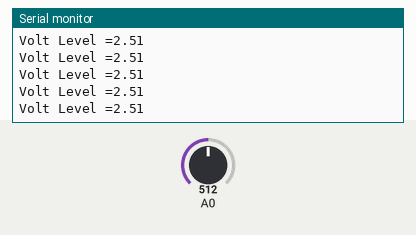
A sketch run on a simulated Arduino Uno, built with avr-gcc and run on an emulated ATmega328P. Shown: the last lines printed to the serial monitor. Inputs (shaded band) come from the test bench; at power-on: A0 = 512.

Above: at 1.2 s.
1.3 s: A0 set to 716
At 2.3 s:
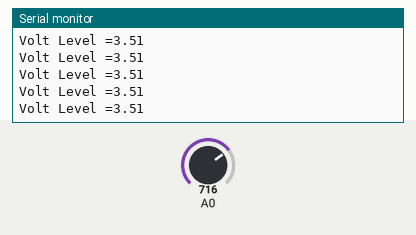
2.8 s: A0 set to 900
At 3.3 s:
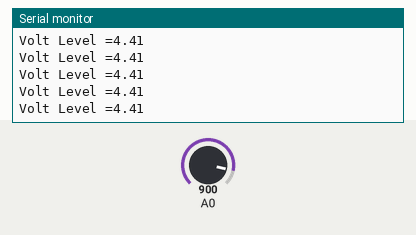
Timing chart, 0 to 5.8 s (numbered marks = the images above; inputs shaded):
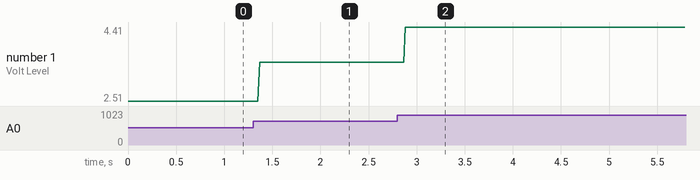

Measured:
- after the input at 1.3 s, the serial monitor: prints a new line after 0.07 s (image 1)
- after the input at 2.8 s, the serial monitor: prints a new line after 0.08 s (image 2)
- plotted number 1: 2.51 → 3.51 after the input at 1.3 s, 3.51 → 4.41 after the input at 2.8 s

The sketch:

VoltLevel_Potentiometer.ino
```cpp
void setup() {
 // initialize serial communication at 9600 bits per second:
 Serial.begin(9600);
}
// the loop routine runs over and over again forever:
void loop() {

 float sensorValue = analogRead(A0);
 sensorValue=sensorValue/204,8;


 Serial.print("Volt Level =");
 Serial.println(sensorValue);
 delay(1);


}
```
